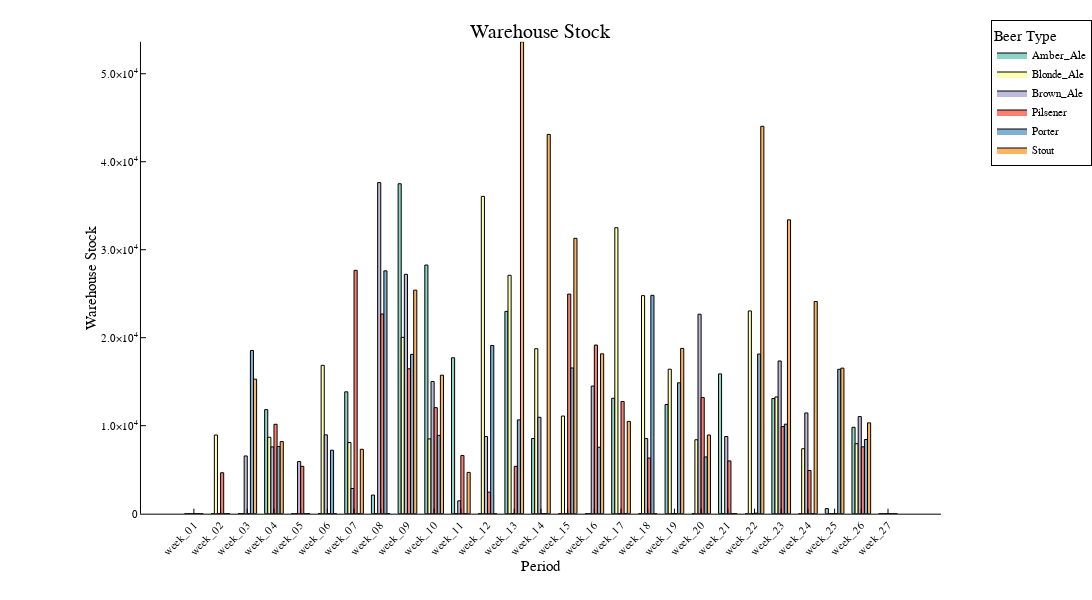

The notebook cell saved with this chart:
### Code cell
productionResults = create_production_results()
p = create_warehouse_plot(productionResults)
